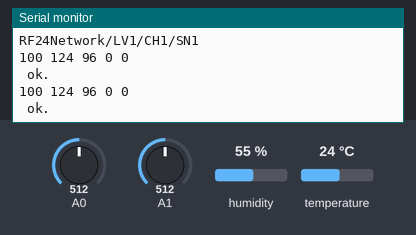
The sketch below on a simulated Arduino Uno, built with avr-gcc and run on an emulated ATmega328P. Parts: the last lines printed to the serial monitor. The test bench sets the inputs (shaded band); at power-on: humidity 55 %, A0 = 512, A1 = 512, temperature 24 °C. No radio packets arrive unless stated.

Above: at 6.8 s.
6.9 s: humidity set to 22 %
At 9.8 s:
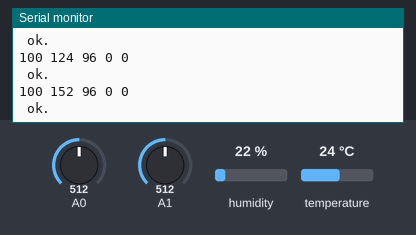
11.3 s: A0 set to 716
At 13.2 s:
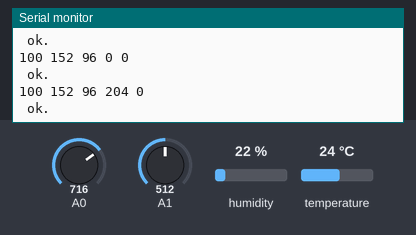
15.7 s: A1 set to 716
At 19.0 s:
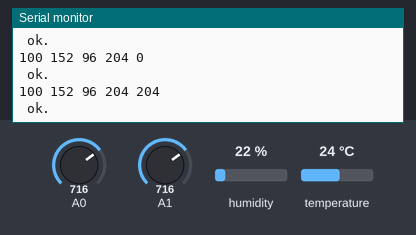
20.1 s: temperature set to 12 °C
At 22.5 s:
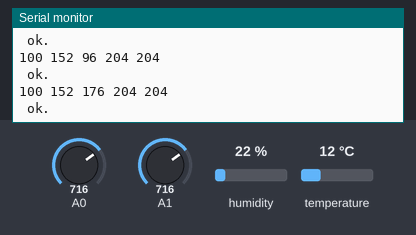
24.5 s: A0 set to 992
At 28.3 s:
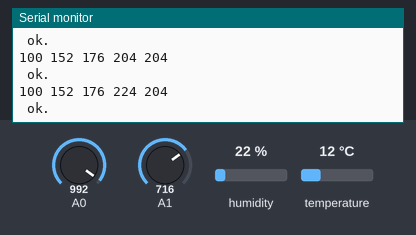
28.9 s: A1 set to 992
At 30.5 s:
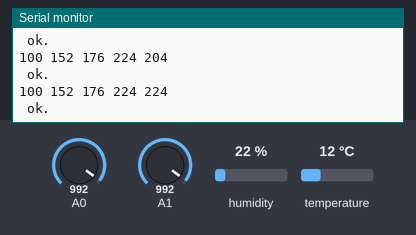
Timing chart, 0 to 32.0 s (numbered marks = the images above; inputs shaded):
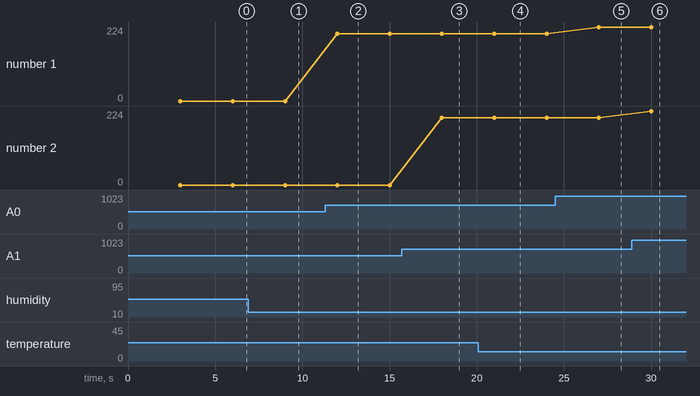

The sketch:

Sensor_node.ino
```cpp
#include <SPI.h>
#include <RF24.h>
#include <RF24Network.h>
#include "DHT.h"
#include "printf.h"

#define CE_PIN 7
#define CSN_PIN 8

RF24 radio(CE_PIN, CSN_PIN); // CE, CSN

RF24Network network(radio);

DHT dht22(3, DHT22);

//edit with other SN
const uint16_t this_add = 100;
const uint16_t highLV_add = 10; // all address of higher 1 lv node

//time
const unsigned long interval = 3000;
unsigned long last_sent;

uint8_t dataBuffer[5];

void setup() {
  Serial.begin(115200);
  Serial.println(F("RF24Network/LV1/CH1/SN1"));
  printf_begin();
  dht22.begin();

  if (!radio.begin()) {
    Serial.println(F("Radio hardware not responding!"));
    while (1) {
      // hold in infinite loop
    }
  }
  radio.setChannel(90);
  network.begin(/*node address*/ this_add);
  radio.printDetails();
}

void loop() {
  // put your main code here, to run repeatedly:
  network.update();

  unsigned long now = millis();
  if (now - last_sent >= interval) {
    last_sent = now;
    //sn data
    dataBuffer[0] = this_add;
    dataBuffer[1] = dht22.readHumidity()*100;
    dataBuffer[2] = dht22.readTemperature()*100;
    dataBuffer[3] = analogRead(A0);
    dataBuffer[4] = analogRead(A1);
    print();
    // Fragmentation/reassembly is transparent. Just send payloads as usual.
    RF24NetworkHeader header(/*to node*/ highLV_add);
    bool ok = network.write(header, &dataBuffer, sizeof(dataBuffer));
    Serial.println(ok ? F(" ok.") : F(" failed."));
  }
}

void print(){
  for(uint32_t i = 0; i < 5; i++){
    Serial.print(dataBuffer[i]);
    Serial.print(F(" "));
  }
  Serial.println();
}
```

Measured:
- after the input at 6.9 s, the serial monitor: prints a new line after 2.1 s (image 1)
- after the input at 11.3 s, the serial monitor: prints a new line after 0.71 s (image 2)
- after the input at 15.7 s, the serial monitor: prints a new line after 2.3 s (image 3)
- after the input at 20.1 s, the serial monitor: prints a new line after 0.91 s (image 4)
- after the input at 24.5 s, the serial monitor: prints a new line after 2.5 s (image 5)
- after the input at 28.9 s, the serial monitor: prints a new line after 1.1 s (image 6)
- plotted number 1: 0 → 204 after the input at 11.3 s, 204 → 224 after the input at 24.5 s
